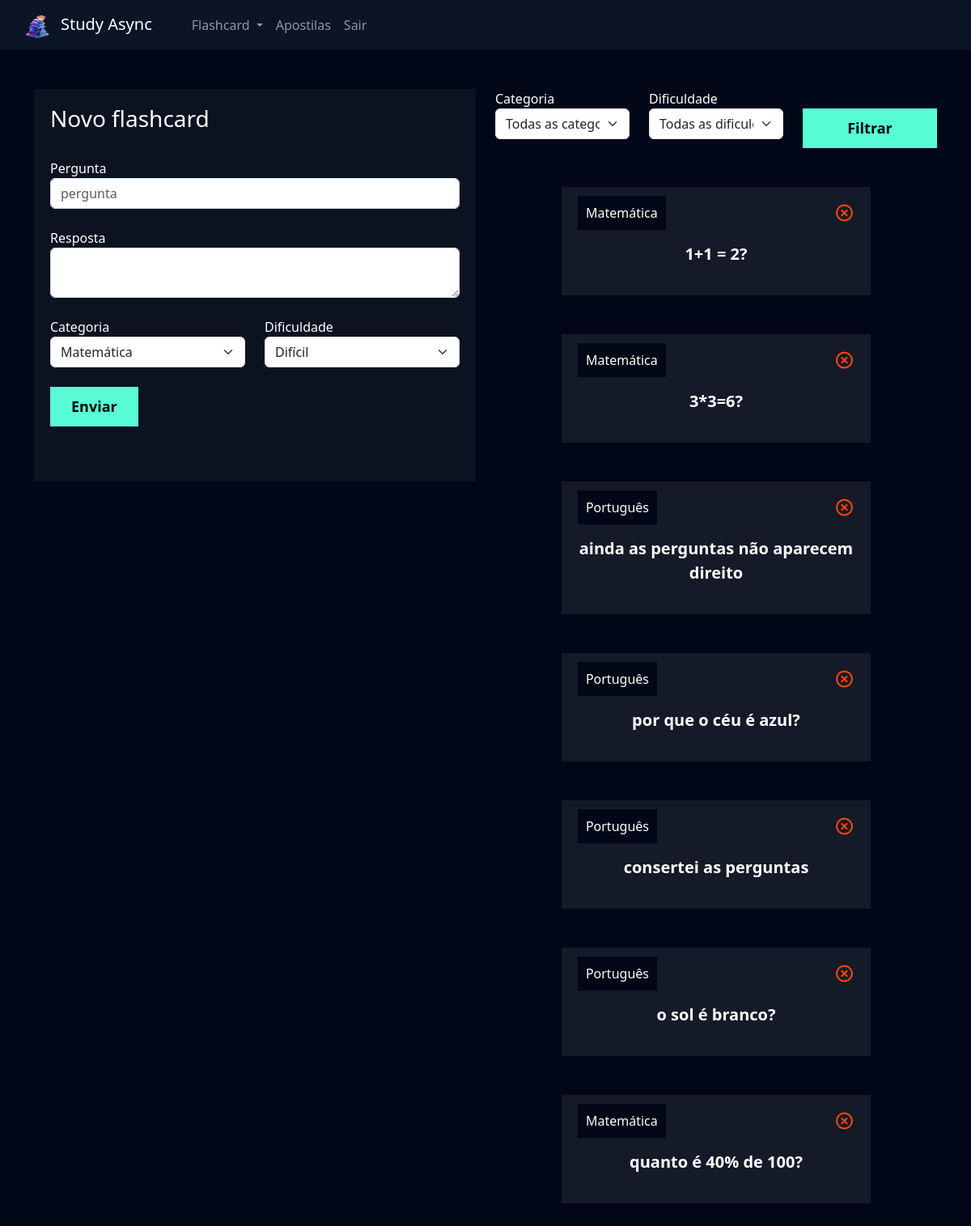
Screenshot of /flashcard/novo_flashcard/ (signed in) with the database file from the repository.
### flashcard/models.py (models this page shows, shortened)
class Flashcard(models.Model):
    DIFICULDADE_CHOICES = (('D', 'Difícil'), ('M', 'Médio'), ('F', 'Fácil'))
    user = models.ForeignKey(User, on_delete=models.DO_NOTHING)
    pergunta = models.CharField(max_length=100)
    resposta = models.TextField()
    categoria = models.ForeignKey(Categoria, on_delete=models.DO_NOTHING)
    dificuldade = models.CharField(max_length=1, choices=DIFICULDADE_CHOICES)

class Categoria(models.Model):
    nome = models.CharField(max_length=20)
    def __str__(self):
        return self.nome

### flashcard/views.py (the view, shortened to what this page needs)
# urls.py: path('novo_flashcard/', views.novo_flashcard, name='novo_flashcard'),
def novo_flashcard(request):
    if not request.user.is_authenticated:
        return redirect('/usuarios/logar')
    if request.method == 'GET':
        categorias = Categoria.objects.all()
        dificuldades = Flashcard.DIFICULDADE_CHOICES
        flashcards = Flashcard.objects.filter(user=request.user)
        categoria_filtrar = request.GET.get('categoria')
        dificuldade_filtrar = request.GET.get('dificuldade')
        if categoria_filtrar:
            flashcards = flashcards.filter(categoria__id = categoria_filtrar)
        if dificuldade_filtrar:
            flashcards = flashcards.filter(dificuldade = dificuldade_filtrar)
        return render(
            request,
            'novo_flashcard.html',
            {
                'categorias': categorias,
                'dificuldades': dificuldades,
                'flashcards': flashcards,
            }
        )

### flashcard/templates/novo_flashcard.html (shortened to what this page needs)
{% extends "base.html" %}
{% load static %}
{% block 'cabecalho' %}
    <link href="{% static 'usuarios/css/cadastro.css' %}" rel="stylesheet">
    <link href='https://unpkg.com/boxicons@2.1.4/css/boxicons.min.css' rel='stylesheet'>
    <link href="{% static 'flashcard/css/novo_flashcard.css' %}" rel="stylesheet">
{% endblock 'cabecalho' %}
{% block 'conteudo' %}
    {% include "partials/header.html" %}
    <div class="container">
        <br>
        <br>
        <div class="row">
            <div class="col-md">
                <div class="box-form">
                    <form action=" {% url 'novo_flashcard' %}" method="POST"> {% csrf_token %}
                        <h3>Novo flashcard</h3>
                        <br>
                        <label>Pergunta</label>
                        <input type="text" class="form-control" placeholder="pergunta" name="pergunta">
                        <br>
                        <label>Resposta</label>
                        <textarea class="form-control" name="resposta"></textarea>
                        <br>
                        <div class="row">
                                <div class="col-md">
                                    <label for="">Categoria</label>
                                    <select class="form-select" name="categoria">
                                        {% for categoria in categorias  %}
                                            <option value="{{categoria.id}}">{{categoria}}</option>
                                        {% endfor %}
                                    </select>
                                </div>
                                <div class="col-md">
                                    <label for="">Dificuldade</label>
                                    <select class="form-select" name="dificuldade">
                                        {% for dificuldade in dificuldades  %}
                                            <option value="{{dificuldade.0}}">{{dificuldade.1}}</option>
                                        {% endfor %}
                                    </select>
                                </div>
                        </div>
                        <br>
                        <input type="submit" value="Enviar" class="btn-cadastro">
                        <br>
                        <br>
                        <br>
                    </form>
                </div>
            </div>
            <div class="col-md">
                <form action="{% url 'novo_flashcard' %}" method="GET">
                    <div class="row">
                        <div class="col-md">
                            <label for="">Categoria</label>
                            <select name="categoria" id="" class="form-select">
                                <option value="">Todas as categorias</option>
                            </select>
                        </div>
                        <div class="col-md">
                            <label for="">Dificuldade</label>
                            <select name="dificuldade" id="" class="form-select">
                                <option value="">Todas as dificuldades</option>
                            </select>
                        </div>
                        <div class="col-md">
                            <br>
                            <input type="submit" style="width: 100%" value="Filtrar" class="btn-cadastro">
                        </div>
                    </div>
                </form>
                <br>
                <br>
                {% for flash in flashcards %}
                    <div class="box-new-flashcard" >
                        <div class="flashcard ">
                            <div class="flashcard-categoria">
                                {{flash.categoria}}
                            </div>
                            <a href="{% url 'deletar_flashcard' flash.id %}"><i class='icone-exit bx bx-x-circle'></i></a>
                            <br>
                            <br>
                            <div class="flashcard-box-item" onclick="flip_card({{flash.id}})">
                                <p class="flashcard-item">{{flash.pergunta}}</p>
                            </div>
                        </div>
                    </div>
                    <br>
                    <br>
                {% endfor %}
            </div>
        </div>
    </div>
{% endblock 'conteudo' %}

### templates/static/geral/css/base.css (style rules this page uses)
:root { --main-color: #0b1526; --dark-color: #000716; --secondary-dark-color: rgb(15, 2, 26); --light-color: #00c1f3; --contrast-color: #f4c96b; --differential-color: #58fcd5; }
body { background-color: var(--dark-color) !important; color: white !important; }

### templates/static/usuarios/css/cadastro.css (style rules this page uses)
* { margin: 0; padding: 0; }
.box-form { padding: 20px; background-color: rgba(217,217,217, .05); color: white !important; }
.btn-cadastro { padding: 10px; background-color: #58fcd5; border: none; border: 1px solid #58fcd5; font-size: 18px; font-weight: bold; padding-left: 25px; padding-right: 25px; }

### templates/static/flashcard/css/novo_flashcard.css (style rules this page uses)
.box-new-flashcard { width: 70%; margin: auto; }
.flashcard { background-color: rgba(255, 255, 255, .08); padding: 20px; }
.flashcard-box-item { text-align: center; }
.flashcard p { font-size: 20px; font-weight: bold; cursor: pointer; }
.flashcard-categoria { background-color: var(--dark-color); display: inline; padding: 10px; }
.icone-exit { float: right; font-size: 25px; color: orangered; }

### rows the page displays
Flashcard: categoria "Matemática", pergunta "1+1 = 2?"
Flashcard: categoria "Matemática", pergunta "3*3=6?"
Flashcard: categoria "Português", pergunta "ainda as perguntas não aparecem direito"
Flashcard: categoria "Português", pergunta "por que o céu é azul?"
Flashcard: categoria "Português", pergunta "consertei as perguntas"
Flashcard: categoria "Português", pergunta "o sol é branco?"
Flashcard: categoria "Matemática", pergunta "quanto é 40% de 100?"

### other values shown
form field categoria "Matemática"
form field dificuldade "Difícil"
